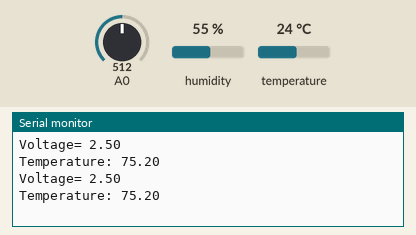
Simulated run of this sketch. Board: Arduino Uno, built with avr-gcc and run on an emulated ATmega328P. Parts: the last lines printed to the serial monitor. The test bench sets the inputs (shaded band); at power-on: temperature 24 °C, A0 = 512, humidity 55 %.

Above: at 2.8 s.
2.9 s: temperature set to 12 °C
At 4.6 s:
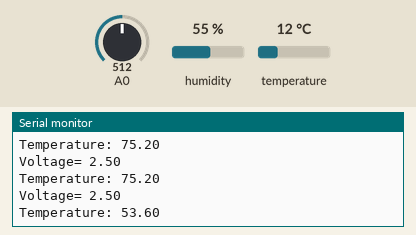
5.6 s: A0 set to 716
At 7.5 s:
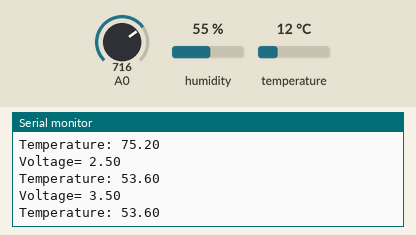
8.3 s: temperature set to 19 °C
At 10.8 s:
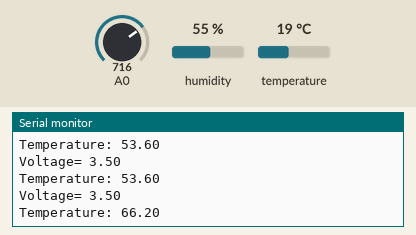
11.0 s: A0 set to 900
At 12.8 s:
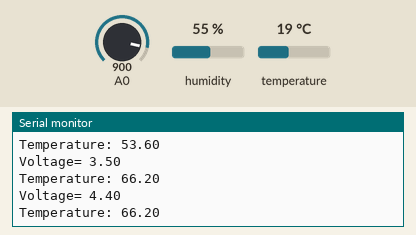
Timing chart, 0 to 14.3 s (numbered marks = the images above; inputs shaded):
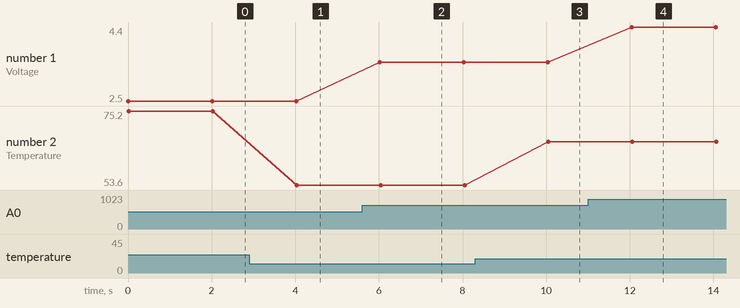

The sketch:

temp_humidity_sensor_voltage.ino
```cpp
#include <DHT.h>

#include "DHT.h"             // Library for DHT sensors

#define dhtPin 5            // data pin


#define dhtType DHT22      // DHT 22 (AM2302)

DHT dht(dhtPin, dhtType);    // Initialise the DHT library

float humidityVal;           // humidity
float tempValC;              // temperature in degrees Celcius
float tempValF;              // temperature in degrees Fahrenheit
float heatIndexC;            // windchill in degrees Celcius
float heatIndexF;            // windchill in degrees Fahrenheit

int value = 0;
float voltage;

void setup() {
  Serial.begin(9600);        // Initialise the serial monitor
  dht.begin();               // start with reading the DHT sensor
}

void loop() {

  humidityVal = dht.readHumidity();        // get the humidity from the DHT sensor
  tempValC = dht.readTemperature();        // get the temperature in degrees Celcius from the DHT sensor
  tempValF = dht.readTemperature(true);    // get the temperature in degrees Fahrenheit from the DHT sensor

  // Check if all values are read correctly, if not try again and exit loop()
  if (isnan(humidityVal) || isnan(tempValC) || isnan(tempValF)) {
    Serial.println("Reading DHT sensor failed!");

    // end the loop() function
    return;
  }

  value = analogRead(A0);
  voltage = value * 5.0/1023;
  Serial.print("Voltage= ");
  Serial.println(voltage);


  // Print all values to the serial monitor
  // \t prints a tab character
  // Serial.print("Humidity: ");
  // Serial.print(humidityVal);
  // Serial.println(" %");

   Serial.print("Temperature: ");
  // Serial.print(tempValC);
  // Serial.print(" °C ");
   Serial.println(tempValF);
  // Serial.println(" °F");

  delay(2000);
}
```

Measured:
- after the input at 2.9 s, the serial monitor: prints a new line after 1.1 s (image 1)
- after the input at 5.6 s, the serial monitor: prints a new line after 0.43 s (image 2)
- after the input at 8.3 s, the serial monitor: prints a new line after 1.8 s (image 3)
- after the input at 11.0 s, the serial monitor: prints a new line after 1.0 s (image 4)
- plotted number 1: 2.5 → 3.5 after the input at 5.6 s, 3.5 → 4.4 after the input at 11.0 s
- plotted number 2: 75.2 → 53.6 after the input at 2.9 s, 53.6 → 66.2 after the input at 8.3 s
